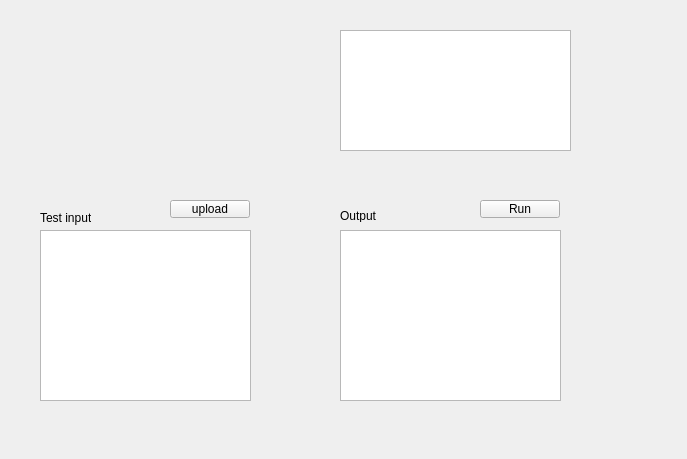
<?xml version="1.0" encoding="UTF-8"?>
<ui version="4.0">
 <class>GameWindow</class>
 <widget class="QWidget" name="GameWindow">
  <property name="geometry">
   <rect>
    <x>0</x>
    <y>0</y>
    <width>687</width>
    <height>459</height>
   </rect>
  </property>
  <property name="windowTitle">
   <string>Form</string>
  </property>
  <widget class="QPushButton" name="run">
   <property name="geometry">
    <rect>
     <x>480</x>
     <y>200</y>
     <width>80</width>
     <height>18</height>
    </rect>
   </property>
   <property name="text">
    <string>Run</string>
   </property>
  </widget>
  <widget class="QPushButton" name="upload">
   <property name="geometry">
    <rect>
     <x>170</x>
     <y>200</y>
     <width>80</width>
     <height>18</height>
    </rect>
   </property>
   <property name="text">
    <string>upload</string>
   </property>
  </widget>
  <widget class="QPlainTextEdit" name="IDE">
   <property name="geometry">
    <rect>
     <x>340</x>
     <y>230</y>
     <width>221</width>
     <height>171</height>
    </rect>
   </property>
  </widget>
  <widget class="QPlainTextEdit" name="view">
   <property name="geometry">
    <rect>
     <x>40</x>
     <y>230</y>
     <width>211</width>
     <height>171</height>
    </rect>
   </property>
  </widget>
  <widget class="QLabel" name="label">
   <property name="geometry">
    <rect>
     <x>40</x>
     <y>210</y>
     <width>51</width>
     <height>16</height>
    </rect>
   </property>
   <property name="text">
    <string>Test input</string>
   </property>
  </widget>
  <widget class="QTextBrowser" name="textBrowser">
   <property name="geometry">
    <rect>
     <x>340</x>
     <y>30</y>
     <width>231</width>
     <height>121</height>
    </rect>
   </property>
  </widget>
  <widget class="QLabel" name="label_2">
   <property name="geometry">
    <rect>
     <x>340</x>
     <y>210</y>
     <width>40</width>
     <height>12</height>
    </rect>
   </property>
   <property name="text">
    <string>Output</string>
   </property>
  </widget>
 </widget>
 <resources/>
 <connections/>
</ui>
